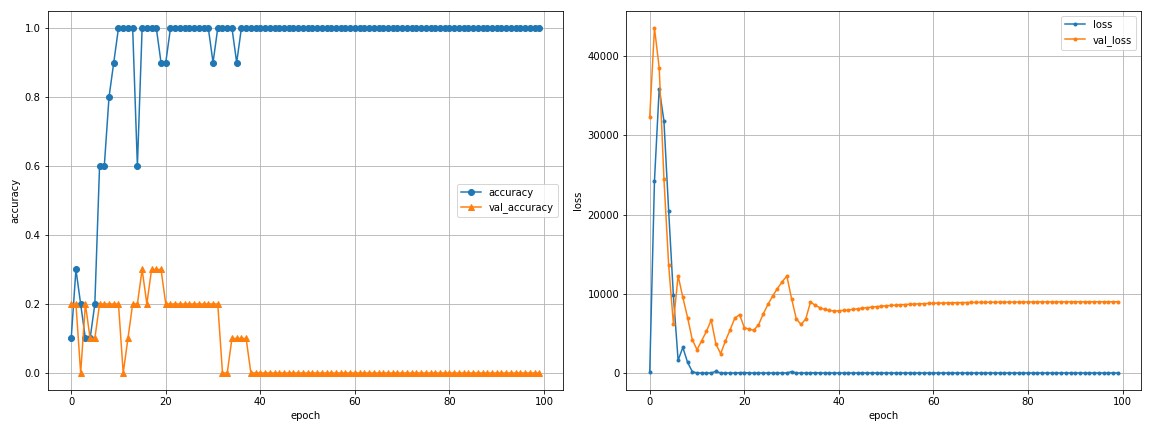

Write the Python code that produced this figure.
from keras.utils import np_utils  # エラー対策？
from keras.layers import Conv2D, MaxPooling2D
from keras.layers import Dense, Dropout, Flatten
from keras.models import Sequential
from trans_holo import asm
import tensorflow as tf
import keras
import numpy as np
import matplotlib.pyplot as plt
import gc

# MNISTをDL
from keras.datasets import mnist
(x_train, y_train), (x_test, y_test) = mnist.load_data()

num_train = 60
num_test = 10
x_train = x_train[:num_train]
x_test = x_test[:num_test]
y_train = y_train[:num_train]
y_test = y_test[:num_test]
# print(x_train.shape)
# print(x_test.shape)


# 画像出力関数
def imprint(f):
    fig = plt.figure(figsize=(20, 2))
    n = 10
    for i in range(10):
        ax = plt.subplot(1, n, i+1)
        plt.imshow(f[i])
        plt.gray()
        ax.get_xaxis().set_visible(False)
        ax.get_yaxis().set_visible(False)
    plt.show

# %%
# 画像拡大関数


def expand(f, ex, ax):
    f_ex = f.repeat(ex, axis=ax)
    return f_ex


# %%
ex = 8
x_train = expand(expand(x_train, ex, 1), ex, 2)
x_test = expand(expand(x_test, ex, 1), ex, 2)
# print(x_train.shape)
# print(x_test.shape)


z = 0.05
g_train = np.zeros_like(x_train)
g_test = np.zeros_like(x_test)

for i in range(num_train):
    g_train[i] = asm(x_train[i], z, 532E-9)[0]

for j in range(num_test):
    g_test[j] = asm(x_test[j], z, 532E-9)[0]


# 機械学習
image_x, image_y = 28*ex, 28*ex  # 画像サイズ
batch_size = 128  # バッチサイズ
input_shape = (image_x, image_y, 1)
num = 10  # 0~9番号
epochs = 10


m_train = g_train.reshape(g_train.shape[0], image_x, image_y, 1)
m_test = g_test.reshape(g_test.shape[0], image_x, image_y, 1)

m_train = m_train.astype('float32') / 255
m_test = m_test.astype('float32') / 255


# One-hotベクトル変換
y_train = np_utils.to_categorical(y_train, num)
y_test = np_utils.to_categorical(y_test, num)


# モデル作成
model = Sequential()
model.add(Conv2D(32,  # filter:フィルタの個数
                 kernel_size=3,  # 2次元(3,3)畳み込みウィンドウの幅と高さ
                 activation='relu',
                 input_shape=input_shape))  # 入力shape
model.add(MaxPooling2D(pool_size=(2, 2)))  # 領域内で最大値をとるモデル
model.add(Conv2D(64, (3, 3), activation='relu'))  # relu:正規化線形関数
model.add(Dropout(0.25))
model.add(Flatten())  # 特徴マップをベクトル形式に変換
model.add(Dense(num, activation='softmax'))  # softmax:0~1に確率変換
model.summary()

# 損失関数・最適化関数、評価指数の指定とコンパイル
model.compile(loss='categorical_crossentropy',  # 損失関数 -> https://keras.io/objectives/
              optimizer='Adam',  # 評価関数 -> https://keras.io/optimizer/
              metrics=['accuracy'])


# モデル学習
hist = model.fit(m_train, y_train,
                 batch_size=batch_size,
                 epochs=epochs,
                 verbose=1,
                 validation_data=(m_test, y_test))
# validation_split = 0.2) #検証用データの割合


# モデル評価
score = model.evaluate(m_test, y_test)
print('Test loss:', score[0])  # 損失
print('Test acc :', score[1])  # 正解率


# グラフ化
fig = plt.figure(figsize=(16, 6))
ax1 = fig.add_subplot(1, 2, 1, xlabel="epoch", ylabel="accuracy")
ax2 = fig.add_subplot(1, 2, 2, xlabel="epoch", ylabel="loss")

acc = hist.history['accuracy']
loss = hist.history['loss']
val_acc = hist.history['val_accuracy']
val_loss = hist.history['val_loss']

ax1.plot(range(len(acc)), acc, marker='o', label='accuracy')
ax1.plot(range(len(val_acc)), val_acc, marker='^', label='val_accuracy')
ax1.legend(loc='best', fontsize=10)
ax1.grid()
# ax1.xlabel('epoch')
# ax1.ylabel('accuracy')

ax2.plot(range(len(loss)), loss, marker='.', label='loss')
ax2.plot(range(len(val_loss)), val_loss, marker='.', label='val_loss')
ax2.legend(loc='best', fontsize=10)
ax2.grid()
# ax2.xlabel('epoch')
# ax2.ylabel('loss')

plt.tight_layout()
plt.show()

fig.savefig("mnist_holo.png")
